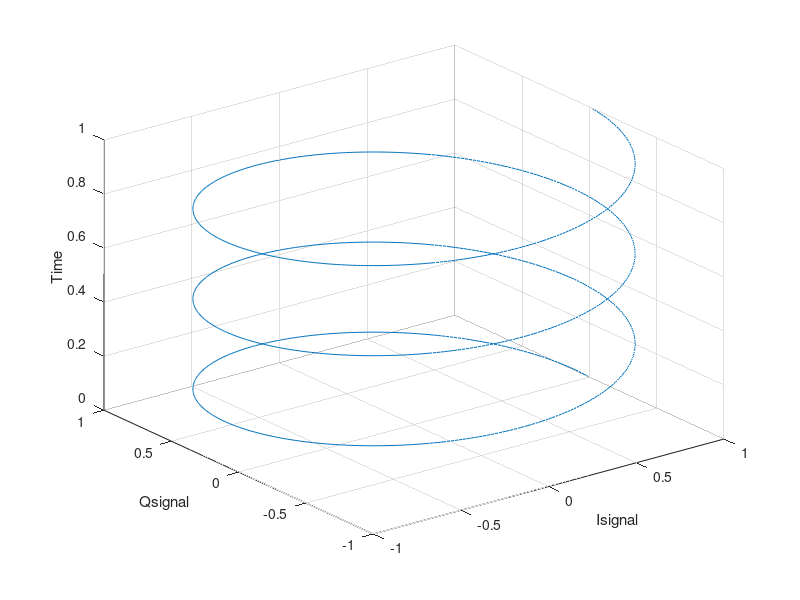

The MATLAB script that drew this image:
time=[0:999]*0.001;
% Create the in-phase (I) signal at frequency f
f=3; % Hz 
Isignal=cos(2*pi*f*time);
% Create the quadrature (Q) signal
Qsignal=sin(2*pi*f*time);
plot3(Isignal,Qsignal,time);
% Annotations
grid on;
xlabel('Isignal');
ylabel('Qsignal');
zlabel('Time');